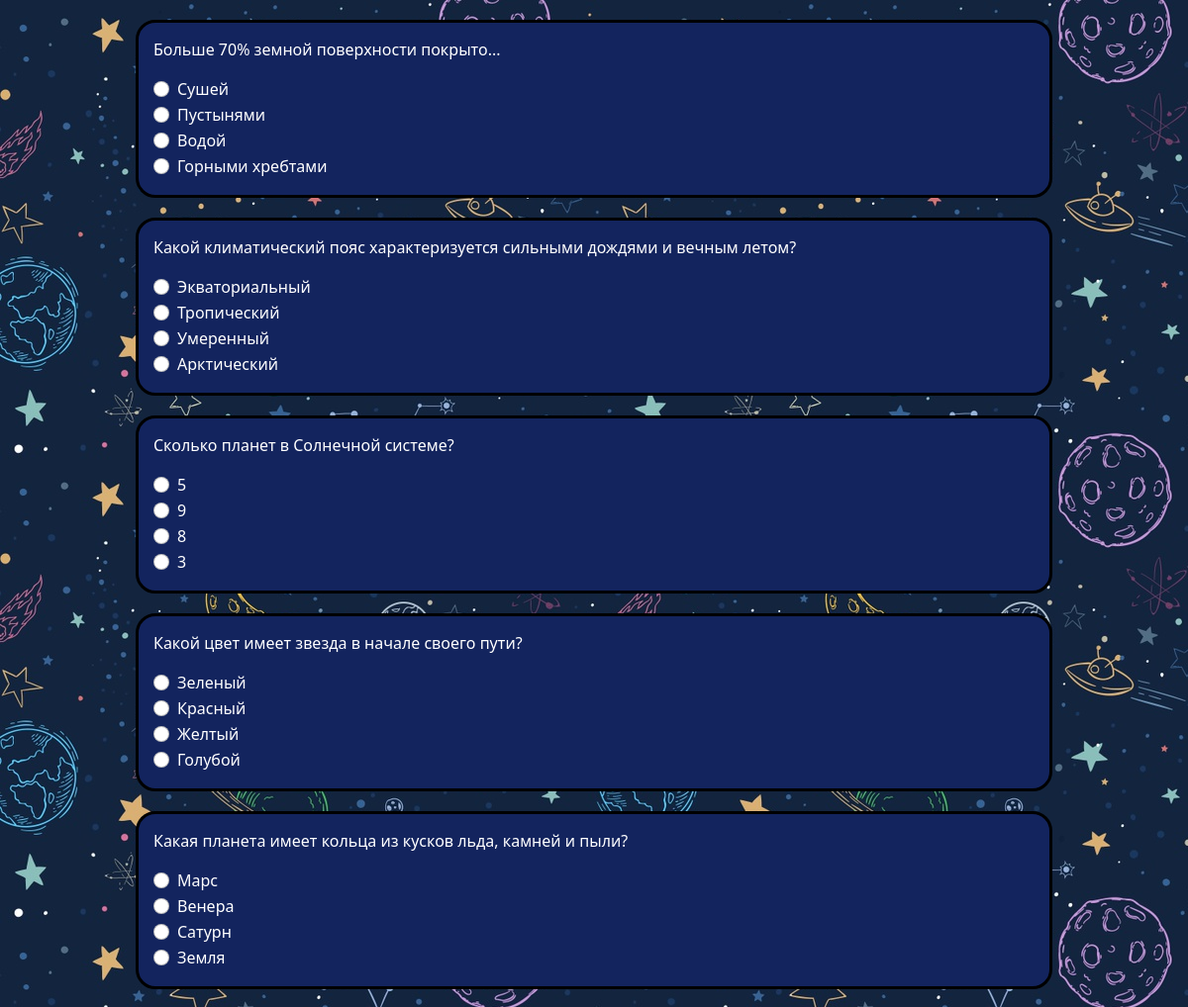
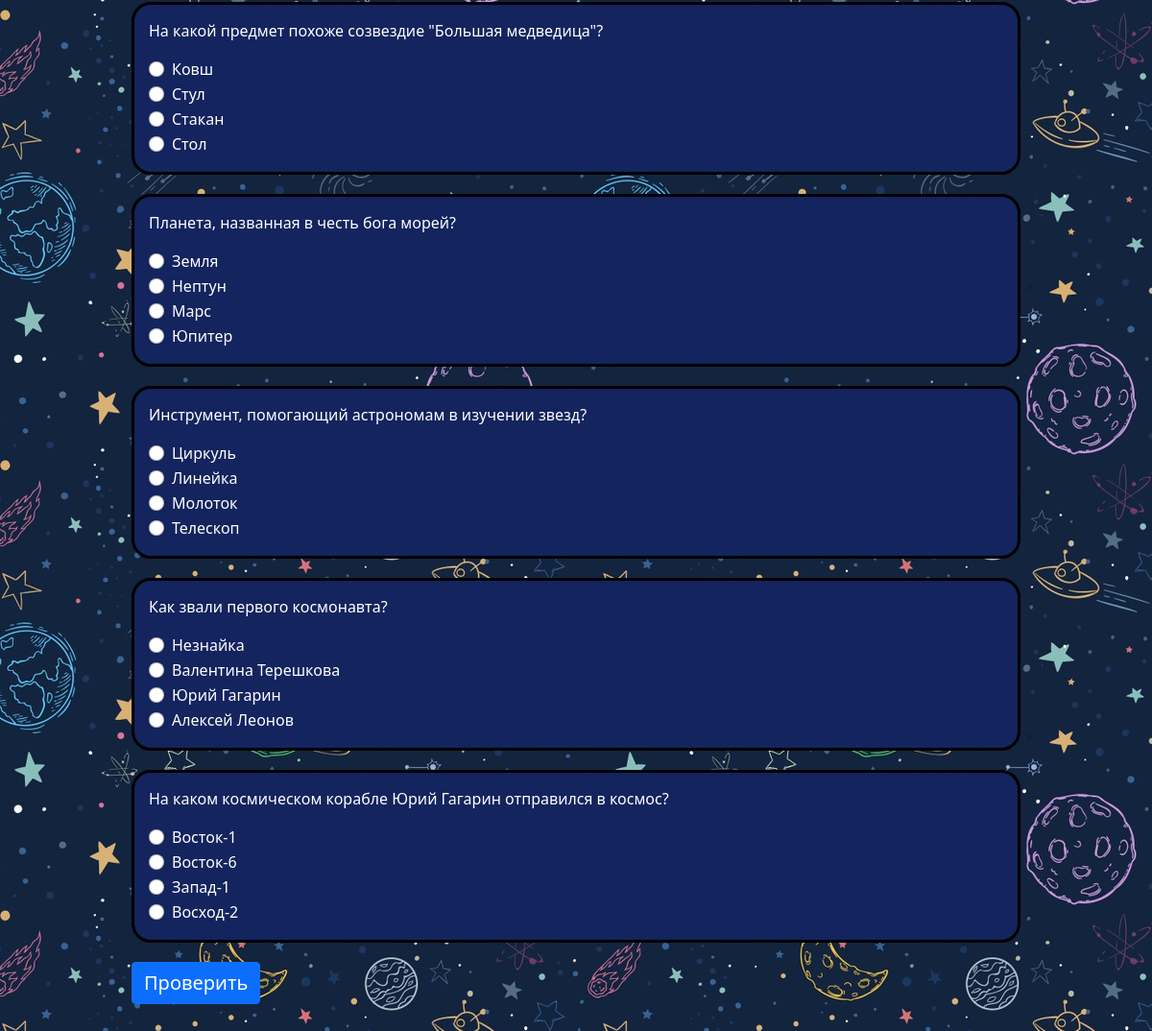
Page /test/ on the committed database (2 pictures, top to bottom).
### task/models.py (models this page shows)
class Question(models.Model):
	task = models.CharField(max_length=150)
	first_option = models.CharField(max_length=70)
	second_option = models.CharField(max_length=70)
	third_option = models.CharField(max_length=70)
	fourth_option = models.CharField(max_length=70)
	correct_answer = models.IntegerField(default=0)

### task/views.py (the view)
# urls.py: path('test/', include('task.urls')),
def test(request):
	q = Question.objects.all()
	context={'questions': q}
	return render(request, 'task/index.html', context)

### task/templates/task/index.html (shortened to what this page needs)
<!doctype html>
{% load static %}
<html lang="en">
  <head>
    <link href="https://cdn.jsdelivr.net/npm/bootstrap@5.0.0-beta2/dist/css/bootstrap.min.css" rel="stylesheet">
    <link rel="stylesheet" type="text/css" href="{% static 'task/test-style.css' %}">
  </head>
  <body class="back">
    <div class="container ">
      <div class="row reg-form">
        <div class="col-1"></div>
        <div class="col-10 ">
          <form action="{% url 'task:check' %}" method="post">
            {% for question in questions %}
              <div class="question">
                <p>{{ question.task }}</p>
                <div class="form-check">
                  <input class="form-check-input" type="radio" name="{{question.id}}" value="1">
                  <label class="form-check-label" for="flexRadioDefault1">{{question.first_option}}</label>
                </div>
                <div class="form-check">
                  <input class="form-check-input" type="radio" name="{{question.id}}" value="2">
                  <label class="form-check-label" for="flexRadioDefault1">{{question.second_option}}</label>
                </div>
                <div class="form-check">
                  <input class="form-check-input" type="radio" name="{{question.id}}" value="3">
                  <label class="form-check-label" for="flexRadioDefault1">{{question.third_option}}</label>
                </div>
                <div class="form-check">
                  <input class="form-check-input" type="radio" name="{{question.id}}" value="4">
                  <label class="form-check-label" for="flexRadioDefault1">{{question.fourth_option}}</label>
                </div>
              </div>
            {% endfor %}
            <button type="submit" class="btn btn-primary">Проверить</button>
          </form>
        </div>
      </div>
    </div>
  </body>
</html>

### task/static/task/test-style.css (style rules this page uses)
.back { background: url('images/background.jpg'); }
.question { background-color: #13245e; border: 3px solid black; border-radius: 20px; color: #fff; margin-top:20px; padding: 15px; }
.btn { margin-top:20px; margin-bottom:60px; font-size: 20px; }

### rows in the picture
Question: task "Больше 70% земной поверхности покрыто...", first_option "Сушей", second_option "Пустынями", third_option "Водой", fourth_option "Горными хребтами"
Question: task "Какой климатический пояс характеризуется сильными дождями и вечным летом?", first_option "Экваториальный", second_option "Тропический", third_option "Умеренный", fourth_option "Арктический"
Question: task "Сколько планет в Солнечной системе?", first_option "5", second_option "9", third_option "8", fourth_option "3"
Question: task "Какой цвет имеет звезда в начале своего пути?", first_option "Зеленый", second_option "Красный", third_option "Желтый", fourth_option "Голубой"
Question: task "Какая планета имеет кольца из кусков льда, камней и пыли?", first_option "Марс", second_option "Венера", third_option "Сатурн", fourth_option "Земля"
Question: task "На какой предмет похоже созвездие \"Большая медведица\"?", first_option "Ковш", second_option "Стул", third_option "Стакан", fourth_option "Стол"
Question: task "Планета, названная в честь бога морей?", first_option "Земля", second_option "Нептун", third_option "Марс", fourth_option "Юпитер"
Question: task "Инструмент, помогающий астрономам в изучении звезд?", first_option "Циркуль", second_option "Линейка", third_option "Молоток", fourth_option "Телескоп"
Question: task "Как звали первого космонавта?", first_option "Незнайка", second_option "Валентина Терешкова", third_option "Юрий Гагарин", fourth_option "Алексей Леонов"
Question: task "На каком космическом корабле Юрий Гагарин отправился в космос?", first_option "Восток-1", second_option "Восток-6", third_option "Запад-1", fourth_option "Восход-2"
